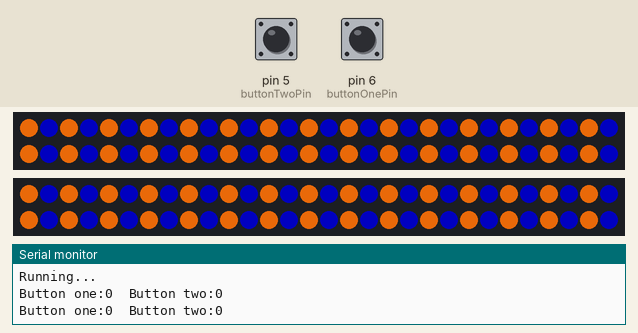
This sketch was run on a simulated Arduino Uno, built with avr-gcc and run on an emulated ATmega328P. Shown: 2 × 60 RGB LEDs in strip order, left to right, continuing on the next row, the last lines printed to the serial monitor. The test bench sets the inputs (shaded band); at power-on: pin 5 (buttonTwoPin) LOW, pin 6 (buttonOnePin) LOW. Dim RGB values are drawn brighter than linear.

Above: at 0.62 s.
1.3 s: pin 5 (buttonTwoPin) pulled HIGH for 3.2 s
At 2.7 s:
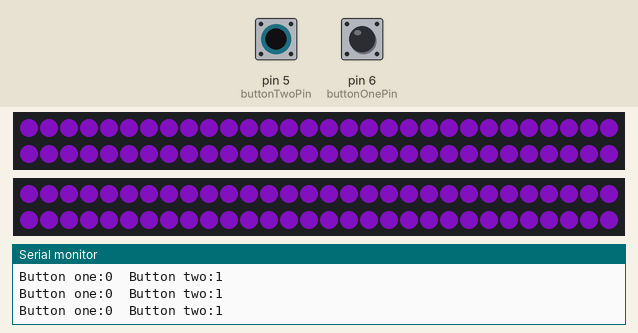
6.3 s: pin 6 (buttonOnePin) pulled HIGH for 0.25 s
At 6.7 s:
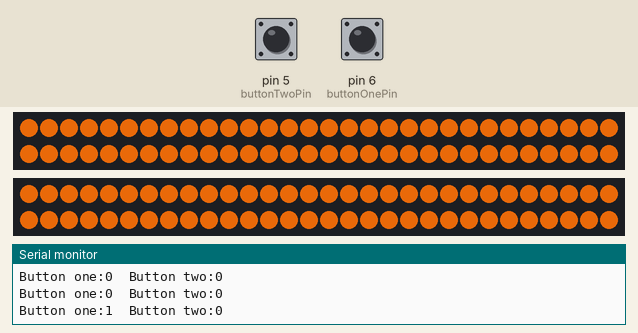
8.0 s: pin 6 (buttonOnePin) pulled HIGH for 3.2 s
Timing chart, 0 to 11.0 s (numbered marks = the images above; inputs shaded):
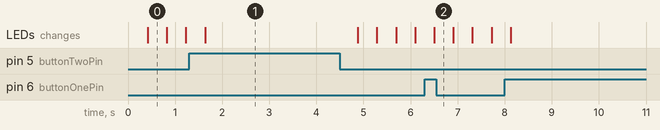

Measured:
- after the input at 1.3 s, the LEDs: change after 0.34 s (image 1)
- after the input at 6.3 s, the LEDs: change after 0.20 s (image 2)
- what the display in image 0 shows lasts 0.4 s, from 0.4 s to 0.8 s

The sketch:

robotColors.ino
```cpp
#include <NeoPixelBus.h>

const uint16_t PixelCount = 60; // this example assumes 4 pixels, making it smaller will cause a failure
const uint8_t PixelPin = 4;  // make sure to set this to the correct pin, ignored for Esp8266
const uint8_t PixelPin2 = 3;

const uint8_t buttonOnePin = 6;
const uint8_t buttonTwoPin = 5;


#define colorSaturation 85

// three element pixels, in different order and speeds
NeoPixelBus<NeoGrbFeature, Neo800KbpsMethod> strip(PixelCount, PixelPin);
NeoPixelBus<NeoGrbFeature, Neo800KbpsMethod> strip2(PixelCount, PixelPin2);

//NeoPixelBus<NeoRgbFeature, Neo400KbpsMethod> strip2(PixelCount, PixelPin2);

RgbColor red(colorSaturation, 0, 0);
RgbColor green(0, colorSaturation, 0);
RgbColor blue(0, 0, colorSaturation);
RgbColor white(colorSaturation);
RgbColor black(0);
RgbColor yellow(185, 83, 7);
//RgbColor yellow(78,72,40);
RgbColor purple(57, 7, 85);

/*
RgbColor red(colorSaturation, 0, 0);
RgbColor green(0, colorSaturation, 0);
RgbColor blue(0, 0, 255);
RgbColor white(colorSaturation);
RgbColor black(0);
RgbColor yellow(255, 251, 20);
RgbColor purple(173, 20, 255);
*/
int k = 0;
int thickness = 5; //How many pixels long the blue pixels are in pattern1
int count = 0;

RgbColor ledArray[PixelCount];
RgbColor ledArray2[PixelCount];

void setup()
{
    pinMode(buttonOnePin, INPUT);
    pinMode(buttonTwoPin, INPUT);

    Serial.begin(115200);
    //while (!Serial); // wait for serial attach

    Serial.println();
    Serial.println("Initializing...");
    Serial.flush();

    // this resets all the neopixels to an off state
    strip.Begin();
    strip.Show();

    strip2.Begin();
    strip2.Show();


    Serial.println();
    Serial.println("Running...");
}


void loop()
{
  bool yellow_button = digitalRead(buttonOnePin);
  bool purple_button = digitalRead(buttonTwoPin);
  bool pattern1_button = yellow_button && purple_button;

   if (yellow_button && !pattern1_button) {
      for (int i = 0; i < PixelCount; i++) {
        ledArray[i] = yellow;
    }
   } else if (purple_button && !pattern1_button) {
      for (int i = 0; i < PixelCount; i++) {
        ledArray[i] = purple;
      }
   } else if (pattern1_button){
      for (int i = 0; i < PixelCount; i++) {
        ledArray2[i] = yellow;
    }
        for(int l = 0+count; l < thickness+count; l++){
        ledArray2[l%PixelCount] = blue;
      }
        count++;

   } else {
     for (int o = 0; o < PixelCount; o++) {

       if (((o + k) % 2) == 0) {
         ledArray[o] = blue;
       } else {
         ledArray[o] = yellow;
       }
     }

     if (k == 0) {
       k = 1;
     } else {
       k = 0;
     }
   }
    Serial.print("Button one:");
    Serial.print(digitalRead(buttonOnePin));
    Serial.print("  Button two:");
    Serial.println(digitalRead(buttonTwoPin));


    for (int i = 0; i < PixelCount; i++) {
      if(!pattern1_button){
       strip.SetPixelColor(i, ledArray[i]);
       strip2.SetPixelColor(i, ledArray[i]);
      } else {
        strip.SetPixelColor(i,ledArray2[i]);
        strip2.SetPixelColor(i,ledArray2[i]);

      }
    }


    strip.Show();
    strip2.Show();

  if(pattern1_button){
    delay(200);
  } else {
    delay(400);
  }


}
```
